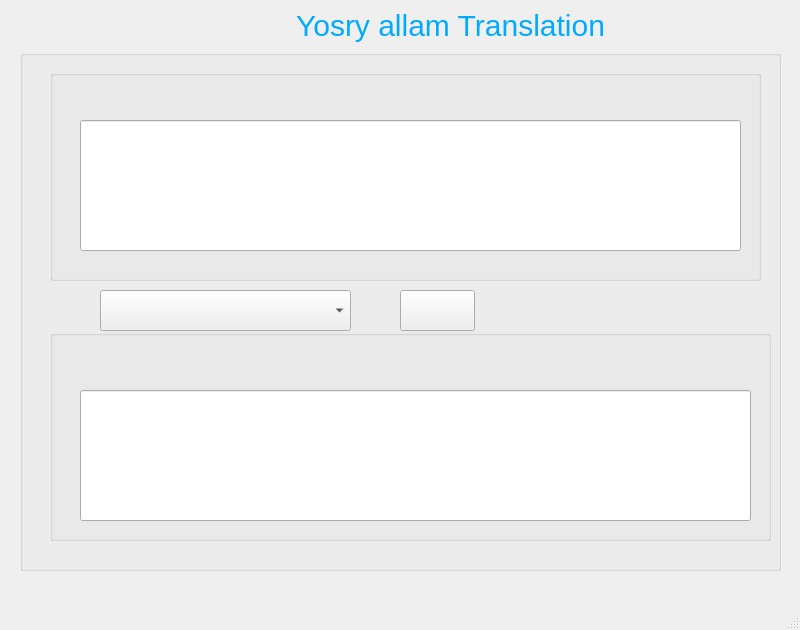
 <widget class="QMainWindow" name="MainWindow">
  <property name="geometry">
   <rect>
    <x>0</x>
    <y>0</y>
    <width>800</width>
    <height>630</height>
   </rect>
  </property>
  <property name="windowTitle">
   <string>yosry translation</string>
  </property>
  <property name="windowIcon">
   <iconset>
    <normaloff>photos/icon.png</normaloff>photos/icon.png</iconset>
  </property>
  <property name="styleSheet">
   <string notr="true">
QToolTip
{
     border: 1px solid black;
     background-color: #D1DBCB;
     padding: 1px;
     border-radius: 3px;
     opacity: 100;
}

QWidget
{
    color: #b1b1b1;
    background-color: #323232;
    selection-background-color:#323232;
    selection-color: black;
    background-clip: border;
    border-image: none;
    border: 0px transparent black;
    outline: 0;
}

QWidget:item:hover
{
    background-color: #D1DBCB;
    color: black;
}

QWidget:item:selected
{
    background-color: #D1DBCB;
    border: 0px
}

QCheckBox
{
    spacing: 5px;
    outline: none;
    color: #eff0f1;
    margin-bottom: 2px;
}

QCheckBox:disabled
{
    color: #76797C;
}

QCheckBox::indicator,QGroupBox::indicator
{
    width: 18px;
    height: 18px;
}

QGroupBox::indicator
{
    margin-left: 2px;
}

QCheckBox::indicator:unchecked
{
    image: url(:/qss_icons/rc/checkbox_unchecked.png);
}

QCheckBox::indicator:unchecked:hover,
QCheckBox::indicator:unchecked:focus,
QCheckBox::indicator:unchecked:pressed,
QGroupBox::indicator:unchecked:hover,
QGroupBox::indicator:unchecked:focus,
QGroupBox::indicator:unchecked:pressed
{
  border: none;
    image: url(:/qss_icons/rc/checkbox_unchecked_focus.png);
}

QCheckBox::indicator:checked
{
    image: url(:/qss_icons/rc/checkbox_checked.png);
}

QCheckBox::indicator:checked:hover,
QCheckBox::indicator:checked:focus,
QCheckBox::indicator:checked:pressed,
QGroupBox::indicator:checked:hover,
QGroupBox::indicator:checked:focus,
QGroupBox::indicator:checked:pressed
{
    border: none;
    image: url(:/qss_icons/rc/checkbox_checked_focus.png);
}


QCheckBox::indicator:indeterminate
{
    image: url(:/qss_icons/rc/checkbox_indeterminate.png);
}

QCheckBox::indicator:indeterminate:focus,
QCheckBox::indicator:indeterminate:hover,
QCheckBox::indicator:indeterminate:pressed
{
    image: url(:/qss_icons/rc/checkbox_indeterminate_focus.png);
}

QCheckBox::indicator:checked:disabled,
QGroupBox::indicator:checked:disabled
{
    image: url(:/qss_icons/rc/checkbox_checked_disabled.png);
}

QCheckBox::indicator:unchecked:disabled,
QGroupBox::indicator:unchecked:disabled
{
    image: url(:/qss_icons/rc/checkbox_unchecked_disabled.png);
}

QRadioButton
{
    spacing: 5px;
    outline: none;
    color: #eff0f1;
    margin-bottom: 2px;
}

QRadioButton:disabled
{
    color: #76797C;
}
QRadioButton::indicator
{
    width: 21px;
    height: 21px;
}

QRadioButton::indicator:unchecked
{
    image: url(:/qss_icons/rc/radio_unchecked.png);
}


QRadioButton::indicator:unchecked:hover,
QRadioButton::indicator:unchecked:focus,
QRadioButton::indicator:unchecked:pressed
{
    border: none;
    outline: none;
    image: url(:/qss_icons/rc/radio_unchecked_focus.png);
}

QRadioButton::indicator:checked
{
    border: none;
    outline: none;
    image: url(:/qss_icons/rc/radio_checked.png);
}

QRadioButton::indicator:checked:hover,
QRadioButton::indicator:checked:focus,
QRadioButton::indicator:checked:pressed
{
    border: none;
    outline: none;
    image: url(:/qss_icons/rc/radio_checked_focus.png);
}

QRadioButton::indicator:checked:disabled
{
    outline: none;
    image: url(:/qss_icons/rc/radio_checked_disabled.png);
}

QRadioButton::indicator:unchecked:disabled
{
    image: url(:/qss_icons/rc/radio_unchecked_disabled.png);
}


QMenuBar
{
    background-color: #323232;
    color: #D1DBCB;
}

QMenuBar::item
{
    background-color: #323232;
    background: transparent;
    /* padding: 2px 20px 2px 20px; */
}

QMenuBar::item:selected
{
    background: transparent;
    /* border: 1px solid #76797C; */
}

QMenuBar::item:pressed
{
    border: 0px solid #76797C;
    background-color: #D1DBCB;
    color: #000;
    margin-bottom:-1px;
    padding-bottom:1px;
}

QMenu
{
    background-color: #323232;
    /* border: 1px solid #76797C; */
    color: #eff0f1;
    /*margin: 2px; */
}

QMenu::icon
{
    /*margin: 5px;*/
}

QMenu::item
{
    padding: 2px 30px 2px 30px;
    /*margin-left: 5px;*/
    border: 1px solid transparent; /* reserve space for selection border */
}

QMenu::item:selected
{
    color: #000000;
}

QMenu::separator {
    height: 2px;
    background: #D1DBCB;
    margin-left: 10px;
    margin-right: 5px;
}

QMenu::indicator {
    width: 18px;
    height: 18px;
}

/* non-exclusive indicator = check box style indicator
   (see QActionGroup::setExclusive) */
QMenu::indicator:non-exclusive:unchecked {
    image: url(:/qss_icons/rc/checkbox_unchecked.png);
}

QMenu::indicator:non-exclusive:unchecked:selected {
    image: url(:/qss_icons/rc/checkbox_unchecked_disabled.png);
}

QMenu::indicator:non-exclusive:checked {
    image: url(:/qss_icons/rc/checkbox_checked.png);
}

QMenu::indicator:non-exclusive:checked:selected {
    image: url(:/qss_icons/rc/checkbox_checked_disabled.png);
}

/* exclusive indicator = radio button style indicator (see QActionGroup::setExclusive) */
QMenu::indicator:exclusive:unchecked {
    image: url(:/qss_icons/rc/radio_unchecked.png);
}

QMenu::indicator:exclusive:unchecked:selected {
    image: url(:/qss_icons/rc/radio_unchecked_disabled.png);
}

QMenu::indicator:exclusive:checked {
    image: url(:/qss_icons/rc/radio_checked.png);
}

QMenu::indicator:exclusive:checked:selected {
    image: url(:/qss_icons/rc/radio_checked_disabled.png);
}

QMenu::right-arrow {
    margin: 5px;
    image: url(:/qss_icons/rc/right_arrow.png)
}


QWidget:disabled
{
    color: #454545;
    background-color: #323232;
}

QAbstractItemView
{
    alternate-background-color: #323232;
    color: #eff0f1;
    border: 1px solid 3A3939;
    border-radius: 2px;
}

QWidget:focus, QMenuBar:focus,QToolBar:focus,QScrollAreaViewer:focus
{
    /* border: 2px solid #D1DBCB; */
}

QTabWidget:focus, QCheckBox:focus, QRadioButton:focus, QSlider:focus
{
    border: none;
}

QLineEdit
{
    background-color: #1e1e1e;
    selection-background-color: #D1DBCB;
    selection-color: black;
    padding: 5px;
    border-style: solid;
    border: 1px solid #76797C;
    border-radius: 2px;
    color: #eff0f1;
}

QGroupBox {
    border:1px solid #76797C;
    border-radius: 2px;
    margin-top: 20px;
}

QGroupBox::title {
    subcontrol-origin: margin;
    subcontrol-position: top center;
    padding-left: 10px;
    padding-right: 10px;
    padding-top: 10px;
}

QAbstractScrollArea
{
    border-radius: 0px;
    border: 0px solid #76797C;
    background-color: transparent;
}

QScrollBar:horizontal
{
    height: 15px;
    margin: 3px 15px 3px 15px;
    border: 1px transparent #2A2929;
    border-radius: 4px;
    background-color: #2A2929;
}

QScrollBar::handle:horizontal
{
    background-color: #605F5F;
    min-width: 5px;
    border-radius: 4px;
}

QScrollBar::add-line:horizontal
{
    margin: 0px 3px 0px 3px;
    border-image: url(:/qss_icons/rc/right_arrow_disabled.png);
    width: 10px;
    height: 10px;
    subcontrol-position: right;
    subcontrol-origin: margin;
}

QScrollBar::sub-line:horizontal
{
    margin: 0px 3px 0px 3px;
    border-image: url(:/qss_icons/rc/left_arrow_disabled.png);
    height: 10px;
    width: 10px;
    subcontrol-position: left;
    subcontrol-origin: margin;
}

QScrollBar::add-line:horizontal:hover,QScrollBar::add-line:horizontal:on
{
    border-image: url(:/qss_icons/rc/right_arrow.png);
    height: 10px;
    width: 10px;
    subcontrol-position: right;
    subcontrol-origin: margin;
}


QScrollBar::sub-line:horizontal:hover, QScrollBar::sub-line:horizontal:on
{
    border-image: url(:/qss_icons/rc/left_arrow.png);
    height: 10px;
    width: 10px;
    subcontrol-position: left;
    subcontrol-origin: margin;
}

QScrollBar::up-arrow:horizontal, QScrollBar::down-arrow:horizontal
{
    background: none;
}


QScrollBar::add-page:horizontal, QScrollBar::sub-page:horizontal
{
    background: none;
}

QScrollBar:vertical
{
    background-color: #2A2929;
    width: 15px;
    margin: 15px 3px 15px 3px;
    border: 1px transparent #2A2929;
    border-radius: 4px;
}

QScrollBar::handle:vertical
{
    background-color: #605F5F;
    min-height: 5px;
    border-radius: 4px;
}

QScrollBar::sub-line:vertical
{
    margin: 3px 0px 3px 0px;
    border-image: url(:/qss_icons/rc/up_arrow_disabled.png);
    height: 10px;
    width: 10px;
    subcontrol-position: top;
    subcontrol-origin: margin;
}

QScrollBar::add-line:vertical
{
    margin: 3px 0px 3px 0px;
    border-image: url(:/qss_icons/rc/down_arrow_disabled.png);
    height: 10px;
    width: 10px;
    subcontrol-position: bottom;
    subcontrol-origin: margin;
}

QScrollBar::sub-line:vertical:hover,QScrollBar::sub-line:vertical:on
{

    border-image: url(:/qss_icons/rc/up_arrow.png);
    height: 10px;
    width: 10px;
    subcontrol-position: top;
    subcontrol-origin: margin;
}


QScrollBar::add-line:vertical:hover, QScrollBar::add-line:vertical:on
{
    border-image: url(:/qss_icons/rc/down_arrow.png);
    height: 10px;
    width: 10px;
    subcontrol-position: bottom;
    subcontrol-origin: margin;
}

QScrollBar::up-arrow:vertical, QScrollBar::down-arrow:vertical
{
    background: none;
}


QScrollBar::add-page:vertical, QScrollBar::sub-page:vertical
{
    background: none;
}

QTextEdit
{
    background-color: #1e1e1e;
    color: #eff0f1;
    border: 1px solid #76797C;
}

QPlainTextEdit
{
    background-color: #1e1e1e;;
    color: #eff0f1;
    border-radius: 2px;
    border: 1px solid #76797C;
}

QHeaderView::section
{
    background-color: #76797C;
    color: #eff0f1;
    padding: 5px;
    border: 1px solid #76797C;
}

QSizeGrip {
    image: url(:/qss_icons/rc/sizegrip.png);
    width: 12px;
    height: 12px;
}


QMainWindow::separator
{
    background-color: #323232;
    color: white;
    padding-left: 4px;
    spacing: 2px;
    border: 1px dashed #76797C;
}

QMainWindow::separator:hover
{

    background-color: #787876;
    color: white;
    padding-left: 4px;
    border: 1px solid #76797C;
    spacing: 2px;
}


QMenu::separator
{
    height: 1px;
    background-color: #76797C;
    color: white;
    padding-left: 4px;
    margin-left: 10px;
    margin-right: 5px;
}

QFrame
{
    border-radius: 0px;
    /*border: 1px solid #76797C;*/
}


QFrame[frameShape=&quot;0&quot;]
{
    border-radius: 0px;
    border: 0px transparent #76797C;
}

QStackedWidget
{
    border: 1px transparent black;
}

QToolBar {
    border: 0px transparent #393838;
    background: 0px solid #323232;
    font-weight: bold;
}

QToolBar::handle:horizontal {
    image: url(:/qss_icons/rc/Hmovetoolbar.png);
}
QToolBar::handle:vertical {
    image: url(:/qss_icons/rc/Vmovetoolbar.png);
}
QToolBar::separator:horizontal {
    image: url(:/qss_icons/rc/Hsepartoolbar.png);
}
QToolBar::separator:vertical {
    image: url(:/qss_icons/rc/Vsepartoolbar.png);
}
QToolButton#qt_toolbar_ext_button {
    background: #58595a
}

QPushButton
{
    color: #eff0f1;
    background-color: #323232;
    border-width: 1px;
    border-color: #76797C;
    border-style: solid;
    padding: 5px;
    border-radius: 0px;
    outline: none;
}

QPushButton:disabled
{
    background-color: #323232;
    border-width: 1px;
    border-color: #454545;
    border-style: solid;
    padding-top: 5px;
    padding-bottom: 5px;
    padding-left: 10px;
    padding-right: 10px;
    border-radius: 2px;
    color: #454545;
}

QPushButton:focus {
    background-color: #D1DBCB;
    color: black;
}

QPushButton:pressed
{
    color: black;
    background-color: #D1DBCB;
    padding-top: -15px;
    padding-bottom: -17px;
}

QComboBox
{
    selection-background-color: #D1DBCB;
    background-color: #31363B;
    border-style: solid;
    border: 1px solid #76797C;
    border-radius: 2px;
    padding: 5px;
    min-width: 75px;
}

QPushButton:checked{
    background-color: #76797C;
    border-color: #6A6969;
}

QComboBox:hover,QPushButton:hover,QAbstractSpinBox:hover,QLineEdit:hover,QTextEdit:hover,QPlainTextEdit:hover,QAbstractView:hover,QTreeView:hover
{
    border: 1px solid #D1DBCB;
}

QComboBox:on
{
    padding-top: 0px;
    padding-left: 4px;
    selection-background-color: #4a4a4a;
}

QComboBox QAbstractItemView
{
    background-color: #1e1e1e;
    border-radius: 2px;
    border: 1px solid #76797C;
    selection-background-color: #D1DBCB;
}

QComboBox::drop-down
{
    subcontrol-origin: padding;
    subcontrol-position: top right;
    width: 15px;

    border-left-width: 0px;
    border-left-color: darkgray;
    border-left-style: solid;
    border-top-right-radius: 3px;
    border-bottom-right-radius: 3px;
}

QComboBox::down-arrow
{
    image: url(:/qss_icons/rc/down_arrow_disabled.png);
}

QComboBox::down-arrow:on, QComboBox::down-arrow:hover,
QComboBox::down-arrow:focus
{
    image: url(:/qss_icons/rc/down_arrow.png);
}

QAbstractSpinBox {
    padding: 2px;
    margin: 2px;
    background-color: #1e1e1e;
    color: #eff0f1;
    border-radius: 0px;
    min-width: 75px;
    selection-background-color: #D1DBCB;
    selection-color: black;
}

QAbstractSpinBox:up-button
{
    background-color: transparent;
    subcontrol-origin: border;
    subcontrol-position: center right;
}

QAbstractSpinBox:down-button
{
    background-color: transparent;
    subcontrol-origin: border;
    subcontrol-position: center left;
}

QAbstractSpinBox::up-arrow,QAbstractSpinBox::up-arrow:disabled,QAbstractSpinBox::up-arrow:off {
    image: url(:/qss_icons/rc/up_arrow_disabled.png);
    width: 10px;
    height: 10px;
}
QAbstractSpinBox::up-arrow:hover
{
    image: url(:/qss_icons/rc/up_arrow.png);
}


QAbstractSpinBox::down-arrow,QAbstractSpinBox::down-arrow:disabled,QAbstractSpinBox::down-arrow:off
{
    image: url(:/qss_icons/rc/down_arrow_disabled.png);
    width: 10px;
    height: 10px;
}
QAbstractSpinBox::down-arrow:hover
{
    image: url(:/qss_icons/rc/down_arrow.png);
}


QLabel
{
    border: 0px solid black;
    margin-left: 2px;
    margin-right: 2px;
    color: #D1DBCB;
}

QTabWidget{
    border: 0px transparent black;
}

QTabWidget::pane {
    border: 1px solid #76797C;
    padding: 5px;
    margin: 0px;
}

QTabWidget::tab-bar {
    left: 5px; /* move to the right by 5px */
}

QTabBar
{
    qproperty-drawBase: 0;
    border-radius: 3px;
}

QTabBar::focus
{
    border: 0px transparent black;
    color: black;
}

QTabBar::hover
{
    border: 0px transparent black;
    color: black;
}

QTabBar::close-button  {
    image: url(:/qss_icons/rc/close.png);
    background: transparent;
}

QTabBar::close-button:hover
{
    image: url(:/qss_icons/rc/close-hover.png);
    background: transparent;
}

QTabBar::close-button:pressed {
    image: url(:/qss_icons/rc/close-pressed.png);
    background: transparent;
}

/* TOP TABS */
QTabBar::tab:top {
    color: #eff0f1;
    border: 1px solid #76797C;
    border-bottom: 1px transparent black;
    background-color: #323232;
    padding: 5px;
    min-width: 50px;
    border-top-left-radius: 2px;
    border-top-right-radius: 2px;
}

QTabBar::tab:top:!selected
{
    color: #eff0f1;
    background-color: #54575B;
    border: 1px solid #76797C;
    border-bottom: 1px transparent black;
    border-top-left-radius: 2px;
    border-top-right-radius: 2px;
}

QTabBar::tab:top:!selected:hover {
    background-color: #D1DBCB;
    color: black;
}

/* BOTTOM TABS */
QTabBar::tab:bottom {
    color: #eff0f1;
    border: 1px solid #76797C;
    border-top: 1px transparent black;
    background-color: #323232;
    padding: 5px;
    border-bottom-left-radius: 2px;
    border-bottom-right-radius: 2px;
    min-width: 50px;
}

QTabBar::tab:bottom:!selected
{
    color: #eff0f1;
    background-color: #54575B;
    border: 1px solid #76797C;
    border-top: 1px transparent black;
    border-bottom-left-radius: 2px;
    border-bottom-right-radius: 2px;
}

QTabBar::tab:bottom:!selected:hover {
    background-color: #D1DBCB;
    color: black;
}

/* LEFT TABS */
QTabBar::tab:left {
    color: #eff0f1;
    border: 1px solid #76797C;
    border-left: 1px transparent black;
    background-color: #323232;
    padding: 5px;
    border-top-right-radius: 2px;
    border-bottom-right-radius: 2px;
    min-height: 50px;
}

QTabBar::tab:left:!selected
{
    color: #eff0f1;
    background-color: #54575B;
    border: 1px solid #76797C;
    border-left: 1px transparent black;
    border-top-right-radius: 2px;
    border-bottom-right-radius: 2px;
}

QTabBar::tab:left:!selected:hover {
    background-color: #D1DBCB;
    color: black;
}


/* RIGHT TABS */
QTabBar::tab:right {
    color: #eff0f1;
    border: 1px solid #76797C;
    border-right: 1px transparent black;
    background-color: #323232;
    padding: 5px;
    border-top-left-radius: 2px;
    border-bottom-left-radius: 2px;
    min-height: 50px;
}

QTabBar::tab:right:!selected
{
    color: #eff0f1;
    background-color: #54575B;
    border: 1px solid #76797C;
    border-right: 1px transparent black;
    border-top-left-radius: 2px;
    border-bottom-left-radius: 2px;
}

QTabBar::tab:right:!selected:hover {
    background-color: #D1DBCB;
    color: black;
}

QTabBar QToolButton::right-arrow:enabled {
     image: url(:/qss_icons/rc/right_arrow.png);
 }

 QTabBar QToolButton::left-arrow:enabled {
     image: url(:/qss_icons/rc/left_arrow.png);
 }

QTabBar QToolButton::right-arrow:disabled {
     image: url(:/qss_icons/rc/right_arrow_disabled.png);
 }

 QTabBar QToolButton::left-arrow:disabled {
     image: url(:/qss_icons/rc/left_arrow_disabled.png);
 }


QDockWidget {
    background: #323232;
    border: 1px solid #403F3F;
    titlebar-close-icon: url(:/qss_icons/rc/close.png);
    titlebar-normal-icon: url(:/qss_icons/rc/undock.png);
}

QDockWidget::close-button, QDockWidget::float-button {
    border: 1px solid transparent;
    border-radius: 2px;
    background: transparent;
}

QDockWidget::close-button:hover, QDockWidget::float-button:hover {
    background: rgba(255, 255, 255, 10);
}

QDockWidget::close-button:pressed, QDockWidget::float-button:pressed {
    padding: 1px -1px -1px 1px;
    background: rgba(255, 255, 255, 10);
}

QTreeView, QListView
{
    border: 1px solid #76797C;
    background-color: #1e1e1e;
}

QTreeView:branch:selected, QTreeView:branch:hover
{
    background: url(:/qss_icons/rc/transparent.png);
}

QTreeView::branch:has-siblings:!adjoins-item {
    border-image: url(:/qss_icons/rc/transparent.png);
}

QTreeView::branch:has-siblings:adjoins-item {
    border-image: url(:/qss_icons/rc/transparent.png);
}

QTreeView::branch:!has-children:!has-siblings:adjoins-item {
    border-image: url(:/qss_icons/rc/transparent.png);
}

QTreeView::branch:has-children:!has-siblings:closed,
QTreeView::branch:closed:has-children:has-siblings {
    image: url(:/qss_icons/rc/branch_closed.png);
}

QTreeView::branch:open:has-children:!has-siblings,
QTreeView::branch:open:has-children:has-siblings  {
    image: url(:/qss_icons/rc/branch_open.png);
}

QTreeView::branch:has-children:!has-siblings:closed:hover,
QTreeView::branch:closed:has-children:has-siblings:hover {
    image: url(:/qss_icons/rc/branch_closed-on.png);
    }

QTreeView::branch:open:has-children:!has-siblings:hover,
QTreeView::branch:open:has-children:has-siblings:hover  {
    image: url(:/qss_icons/rc/branch_open-on.png);
    }

QListView::item:!selected:hover, QTreeView::item:!selected:hover  {
    background: #848383;
    outline: 0;
    color: #eff0f1;
}

QListView::item:selected:hover, QTreeView::item:selected:hover  {
    background: #D1DBCB;
}

QSlider::groove:horizontal {
    border: 1px solid #565a5e;
    height: 4px;
    background: #565a5e;
    margin: 0px;
    border-radius: 2px;
}

QSlider::handle:horizontal {
    background: #D1DBCB;
    border: 1px solid #999999;
    width: 10px;
    height: 10px;
    margin: -5px 0;
}

QSlider::add-page:qlineargradient {
    background: #595858;
    border-top-right-radius: 5px;
    border-bottom-right-radius: 5px;
    border-top-left-radius: 0px;
    border-bottom-left-radius: 0px;
}

QSlider::sub-page::qlineargradient:horizontal {
    background:  #D1DBCB;
    border-top-right-radius: 0px;
    border-bottom-right-radius: 0px;
    border-top-left-radius: 5px;
    border-bottom-left-radius: 5px;
}

QSlider::groove:vertical {
    border: 1px solid #565a5e;
    width: 4px;
    background: #565a5e;
    margin: 0px;
    border-radius: 3px;
}

QSlider::handle:vertical {
    background: #D1DBCB;
    border: 1px solid #999999;
    width: 10px;
    height: 10px;
    margin: 0 -5px;
}

QToolButton {
    color: #D1DBCB;
    background-color: transparent;
    border: 0px transparent #76797C;
    border-radius: 0px;
    padding: 1px;
    margin-right: 5px;
}

QToolButton[popupMode=&quot;1&quot;] { /* only for MenuButtonPopup */
 padding-right: 20px; /* make way for the popup button */
 border: 1px #76797C;
 border-radius: 0px;
}

QToolButton[popupMode=&quot;2&quot;] { /* only for InstantPopup */
 padding-right: 10px; /* make way for the popup button */
 border: 0px #76797C;
}


QToolButton:hover, QToolButton::menu-button:hover {
    background-color: transparent;
    border: 1px solid #D1DBCB;
    padding: 2px;
}

QToolButton:checked, QToolButton:pressed,
        QToolButton::menu-button:pressed {
    color: black;
    background-color: #D1DBCB;
    border: 0px solid #D1DBCB;
    padding: 2px;
}

/* the subcontrol below is used only in the InstantPopup or DelayedPopup mode */
QToolButton::menu-indicator {
    image: url(:/qss_icons/rc/down_arrow.png);
    top: -7px; left: -2px; /* shift it a bit */
}

/* the subcontrols below are used only in the MenuButtonPopup mode */
QToolButton::menu-button {
    border: 1px transparent #76797C;
    border-top-right-radius: 6px;
    border-bottom-right-radius: 6px;
    /* 16px width + 4px for border = 20px allocated above */
    width: 16px;
    outline: none;
}

QToolButton::menu-arrow {
    image: url(:/qss_icons/rc/down_arrow.png);
}

QToolButton::menu-arrow:open {
    border: 1px solid #76797C;
}

QPushButton::menu-indicator  {
    subcontrol-origin: padding;
    subcontrol-position: bottom right;
    left: 8px;
}

QTableView
{
    border: 1px solid #76797C;
    gridline-color: #323232;
    background-color: #1e1e1e;
}


QTableView, QHeaderView
{
    border-radius: 0px;
}

QTableView::item:pressed, QListView::item:pressed, QTreeView::item:pressed  {
    background: #D1DBCB;
    color: black;
}

QTableView::item:selected:active, QTreeView::item:selected:active, QListView::item:selected:active  {
    background: #D1DBCB;
    color: black;
}

QHeaderView
{
    background-color: #323232;
    border: 1px transparent;
    border-radius: 0px;
    margin: 0px;
    padding: 0px;

}

QHeaderView::section  {
    background-color: #323232;
    color: #eff0f1;
    padding: 5px;
    border: 1px solid #76797C;
    border-radius: 0px;
    text-align: center;
}

QHeaderView::section::vertical::first, QHeaderView::section::vertical::only-one
{
    border-top: 1px solid #76797C;
}

QHeaderView::section::vertical
{
    border-top: transparent;
}

QHeaderView::section::horizontal::first, QHeaderView::section::horizontal::only-one
{
    border-left: 1px solid #76797C;
}

QHeaderView::section::horizontal
{
    border-left: transparent;
}


QHeaderView::section:checked
 {
    color: white;
    background-color: #848383;
 }

 /* style the sort indicator */
QHeaderView::down-arrow {
    image: url(:/qss_icons/rc/down_arrow.png);
}

QHeaderView::up-arrow {
    image: url(:/qss_icons/rc/up_arrow.png);
}


QTableCornerButton::section {
    background-color: #323232;
    border: 1px transparent #76797C;
    border-radius: 0px;
}

QToolBox  {
    padding: 5px;
    border: 1px transparent black;
}

QToolBox::tab {
    color: #eff0f1;
    background-color: #323232;
    border: 1px solid #76797C;
    border-bottom: 1px transparent #323232;
    border-top-left-radius: 5px;
    border-top-right-radius: 5px;
}

QToolBox::tab:selected { /* italicize selected tabs */
    font: italic;
    background-color: #323232;
    border-color: #D1DBCB;
 }

QStatusBar::item {
    border: 0px transparent dark;
    margin: 0px;
    border: 0px;
 }


QFrame[height=&quot;3&quot;], QFrame[width=&quot;3&quot;] {
    background-color: #76797C;
}


QSplitter::handle {
    border: 1px dashed #76797C;
}

QSplitter::handle:hover {
    background-color: #787876;
    border: 1px solid #76797C;
}

QSplitter::handle:horizontal {
    width: 1px;
}

QSplitter::handle:vertical {
    height: 1px;
}

QProgressBar {
    border: 1px solid #76797C;
    border-radius: 5px;
    text-align: center;
}

QProgressBar::chunk {
    background-color: #D1DBCB;
}

QDateEdit
{
    selection-background-color: #D1DBCB;
    border-style: solid;
    border: 1px solid #CEE343;
    border-radius: 2px;
    padding: 1px;
    min-width: 75px;
}

QDateEdit:on
{
    padding-top: 3px;
    padding-left: 4px;
    selection-background-color: #4a4a4a;
}

QDateEdit QAbstractItemView
{
    background-color: #1e1e1e;
    border-radius: 2px;
    border: 1px solid #3375A3;
    selection-background-color: #D1DBCB;
}

QDateEdit::drop-down
{
    subcontrol-origin: padding;
    subcontrol-position: top right;
    width: 15px;
    border-left-width: 0px;
    border-left-color: darkgray;
    border-left-style: solid;
    border-top-right-radius: 3px;
    border-bottom-right-radius: 3px;
}

QDateEdit::down-arrow
{
    image: url(:/qss_icons/rc/down_arrow_disabled.png);
}

QDateEdit::down-arrow:on, QDateEdit::down-arrow:hover,
QDateEdit::down-arrow:focus
{
    image: url(:/qss_icons/rc/down_arrow.png);
}

</string>
  </property>
  <widget class="QWidget" name="centralwidget">
   <widget class="QLabel" name="label">
    <property name="geometry">
     <rect>
      <x>230</x>
      <y>0</y>
      <width>411</width>
      <height>51</height>
     </rect>
    </property>
    <property name="styleSheet">
     <string notr="true">color: rgb(0, 170, 255);
font-size: 30px</string>
    </property>
    <property name="text">
     <string>        Yosry allam Translation</string>
    </property>
   </widget>
   <widget class="QGroupBox" name="groupBox">
    <property name="geometry">
     <rect>
      <x>20</x>
      <y>50</y>
      <width>761</width>
      <height>521</height>
     </rect>
    </property>
    <property name="mouseTracking">
     <bool>true</bool>
    </property>
    <property name="title">
     <string/>
    </property>
    <property name="flat">
     <bool>true</bool>
    </property>
    <property name="checkable">
     <bool>false</bool>
    </property>
    <widget class="QLabel" name="label_7">
     <property name="geometry">
      <rect>
       <x>150</x>
       <y>454</y>
       <width>40</width>
       <height>30</height>
      </rect>
     </property>
     <property name="cursor">
      <cursorShape>PointingHandCursor</cursorShape>
     </property>
     <property name="text">
      <string/>
     </property>
     <property name="pixmap">
      <pixmap>photos/eye.png</pixmap>
     </property>
    </widget>
    <widget class="QLabel" name="label_2">
     <property name="geometry">
      <rect>
       <x>60</x>
       <y>60</y>
       <width>40</width>
       <height>29</height>
      </rect>
     </property>
     <property name="cursor">
      <cursorShape>PointingHandCursor</cursorShape>
     </property>
     <property name="text">
      <string/>
     </property>
     <property name="pixmap">
      <pixmap>photos/folder.png</pixmap>
     </property>
    </widget>
    <widget class="QLabel" name="label_3">
     <property name="geometry">
      <rect>
       <x>30</x>
       <y>130</y>
       <width>30</width>
       <height>29</height>
      </rect>
     </property>
     <property name="text">
      <string/>
     </property>
     <property name="pixmap">
      <pixmap>photos/key-tool.png</pixmap>
     </property>
    </widget>
    <widget class="QLabel" name="label_20">
     <property name="geometry">
      <rect>
       <x>8</x>
       <y>30</y>
       <width>20</width>
       <height>18</height>
      </rect>
     </property>
     <property name="text">
      <string/>
     </property>
     <property name="pixmap">
      <pixmap>photos/one.png</pixmap>
     </property>
    </widget>
    <widget class="QLabel" name="label_21">
     <property name="geometry">
      <rect>
       <x>7</x>
       <y>132</y>
       <width>20</width>
       <height>18</height>
      </rect>
     </property>
     <property name="text">
      <string/>
     </property>
     <property name="pixmap">
      <pixmap>photos/two.png</pixmap>
     </property>
    </widget>
    <widget class="QLabel" name="label_22">
     <property name="geometry">
      <rect>
       <x>8</x>
       <y>281</y>
       <width>20</width>
       <height>18</height>
      </rect>
     </property>
     <property name="text">
      <string/>
     </property>
     <property name="pixmap">
      <pixmap>photos/three.png</pixmap>
     </property>
    </widget>
    <widget class="QLabel" name="label_23">
     <property name="geometry">
      <rect>
       <x>8</x>
       <y>425</y>
       <width>20</width>
       <height>18</height>
      </rect>
     </property>
     <property name="text">
      <string/>
     </property>
     <property name="pixmap">
      <pixmap>photos/four.png</pixmap>
     </property>
    </widget>
    <widget class="QGroupBox" name="groupBox_2">
     <property name="geometry">
      <rect>
       <x>30</x>
       <y>20</y>
       <width>711</width>
       <height>211</height>
      </rect>
     </property>
     <property name="title">
      <string/>
     </property>
     <widget class="QLineEdit" name="lineEdit">
      <property name="geometry">
       <rect>
        <x>30</x>
        <y>50</y>
        <width>661</width>
        <height>131</height>
       </rect>
      </property>
      <property name="font">
       <font>
        <pointsize>20</pointsize>
       </font>
      </property>
      <property name="styleSheet">
       <string notr="true"/>
      </property>
      <property name="text">
       <string/>
      </property>
      <property name="cursorMoveStyle">
       <enum>Qt::VisualMoveStyle</enum>
      </property>
      <property name="clearButtonEnabled">
       <bool>false</bool>
      </property>
     </widget>
    </widget>
    <widget class="QGroupBox" name="groupBox_3">
     <property name="geometry">
      <rect>
       <x>30</x>
       <y>280</y>
       <width>721</width>
       <height>211</height>
      </rect>
     </property>
     <property name="title">
      <string/>
     </property>
     <widget class="QLineEdit" name="lineEdit_2">
      <property name="enabled">
       <bool>true</bool>
      </property>
      <property name="geometry">
       <rect>
        <x>30</x>
        <y>60</y>
        <width>671</width>
        <height>131</height>
       </rect>
      </property>
      <property name="font">
       <font>
        <pointsize>20</pointsize>
       </font>
      </property>
      <property name="mouseTracking">
       <bool>true</bool>
      </property>
      <property name="toolTipDuration">
       <number>-1</number>
      </property>
      <property name="styleSheet">
       <string notr="true"/>
      </property>
      <property name="cursorMoveStyle">
       <enum>Qt::VisualMoveStyle</enum>
      </property>
     </widget>
     <widget class="QLabel" name="label_5">
      <property name="geometry">
       <rect>
        <x>156</x>
        <y>30</y>
        <width>201</width>
        <height>21</height>
       </rect>
      </property>
      <property name="text">
       <string/>
      </property>
     </widget>
    </widget>
    <widget class="QPushButton" name="pushButton">
     <property name="geometry">
      <rect>
       <x>380</x>
       <y>240</y>
       <width>75</width>
       <height>41</height>
      </rect>
     </property>
     <property name="text">
      <string/>
     </property>
     <property name="icon">
      <iconset>
       <normaloff>photos/arrow.png</normaloff>photos/arrow.png</iconset>
     </property>
    </widget>
    <widget class="QComboBox" name="comboBox">
     <property name="geometry">
      <rect>
       <x>80</x>
       <y>240</y>
       <width>251</width>
       <height>41</height>
      </rect>
     </property>
     <property name="font">
      <font>
       <pointsize>22</pointsize>
      </font>
     </property>
    </widget>
   </widget>
   <widget class="QLabel" name="label_4">
    <property name="geometry">
     <rect>
      <x>250</x>
      <y>10</y>
      <width>47</width>
      <height>31</height>
     </rect>
    </property>
    <property name="text">
     <string/>
    </property>
    <property name="pixmap">
     <pixmap>photos/icon.png</pixmap>
    </property>
   </widget>
   <zorder>groupBox</zorder>
   <zorder>label</zorder>
   <zorder>label_4</zorder>
  </widget>
  <widget class="QStatusBar" name="statusbar"/>
 </widget>
